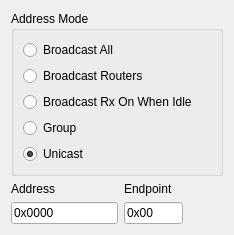
<?xml version="1.0" encoding="UTF-8"?>
<ui version="4.0">
 <class>SendToDialog</class>
 <widget class="QDialog" name="SendToDialog">
  <property name="geometry">
   <rect>
    <x>0</x>
    <y>0</y>
    <width>234</width>
    <height>232</height>
   </rect>
  </property>
  <property name="windowTitle">
   <string>Destination Settings</string>
  </property>
  <layout class="QVBoxLayout" name="verticalLayout_2">
   <item>
    <widget class="QGroupBox" name="groupBox">
     <property name="title">
      <string>Address Mode</string>
     </property>
     <layout class="QVBoxLayout" name="verticalLayout">
      <item>
       <widget class="QRadioButton" name="broadcastAllRadioButton">
        <property name="text">
         <string>Broadcast All</string>
        </property>
       </widget>
      </item>
      <item>
       <widget class="QRadioButton" name="broadcastRoutersRadioButton">
        <property name="text">
         <string>Broadcast Routers</string>
        </property>
       </widget>
      </item>
      <item>
       <widget class="QRadioButton" name="broadcastRxOnWhenIdleRadioButton">
        <property name="text">
         <string>Broadcast Rx On When Idle</string>
        </property>
       </widget>
      </item>
      <item>
       <widget class="QRadioButton" name="groupRadioButton">
        <property name="text">
         <string>Group</string>
        </property>
       </widget>
      </item>
      <item>
       <widget class="QRadioButton" name="unicastRadioButton">
        <property name="text">
         <string>Unicast</string>
        </property>
        <property name="checked">
         <bool>true</bool>
        </property>
       </widget>
      </item>
     </layout>
    </widget>
   </item>
   <item>
    <layout class="QGridLayout" name="gridLayout">
     <item row="0" column="0">
      <widget class="QLabel" name="label">
       <property name="text">
        <string>Address</string>
       </property>
      </widget>
     </item>
     <item row="0" column="1">
      <widget class="QLabel" name="label_2">
       <property name="text">
        <string>Endpoint</string>
       </property>
      </widget>
     </item>
     <item row="1" column="0">
      <widget class="QLineEdit" name="addressEdit">
       <property name="minimumSize">
        <size>
         <width>100</width>
         <height>0</height>
        </size>
       </property>
       <property name="inputMask">
        <string>\0\xHHHH; </string>
       </property>
       <property name="text">
        <string>0x0000</string>
       </property>
      </widget>
     </item>
     <item row="1" column="1">
      <layout class="QHBoxLayout" name="horizontalLayout">
       <item>
        <widget class="QLineEdit" name="endpointEdit">
         <property name="minimumSize">
          <size>
           <width>20</width>
           <height>0</height>
          </size>
         </property>
         <property name="maximumSize">
          <size>
           <width>60</width>
           <height>16777215</height>
          </size>
         </property>
         <property name="inputMask">
          <string>\0\xHH; </string>
         </property>
         <property name="text">
          <string>0x00</string>
         </property>
        </widget>
       </item>
       <item>
        <spacer name="horizontalSpacer">
         <property name="orientation">
          <enum>Qt::Horizontal</enum>
         </property>
         <property name="sizeHint" stdset="0">
          <size>
           <width>40</width>
           <height>20</height>
          </size>
         </property>
        </spacer>
       </item>
      </layout>
     </item>
    </layout>
   </item>
  </layout>
 </widget>
 <resources/>
 <connections/>
</ui>
